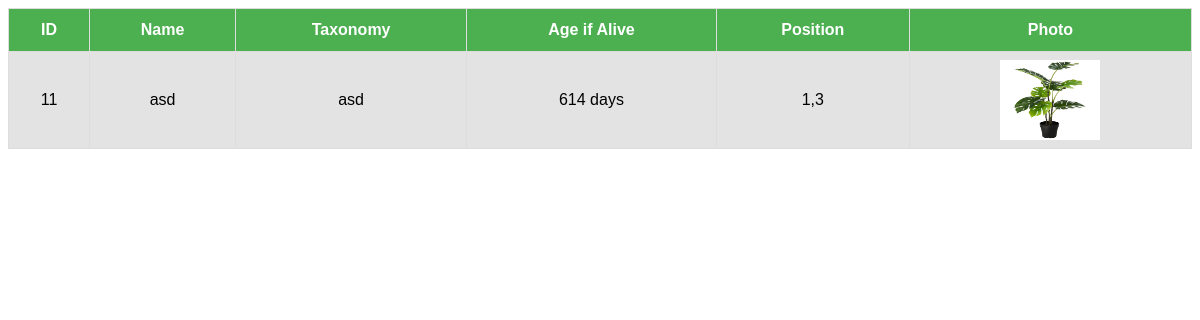
Page /DeadPlants.php on the committed database.
### tables this page shows
CREATE TABLE `plants` (
  `ID` int(10) NOT NULL,
  `Name` varchar(50) NOT NULL,
  `DOB` date DEFAULT NULL,
  `CurrentAge` varchar(20) NOT NULL,
  `MaxAge` varchar(20) NOT NULL,
  `WaterAmount` varchar(20) NOT NULL,
  `WaterFrequency` varchar(20) NOT NULL,
  `NutritionAmount` varchar(20) NOT NULL,
  `NutritionFrequency` varchar(20) NOT NULL,
  `Photo` varchar(50) NOT NULL,
  `Taxonomy` varchar(20) NOT NULL,
  `Row` varchar(20) NOT NULL,
  `Col` varchar(20) NOT NULL,
  `SubgroupID` int(10) NOT NULL,
  `MaingroupID` int(10) NOT NULL,
  `Flag` int(10) NOT NULL DEFAULT 1,
  `NextWater` date DEFAULT NULL,
  `NextNutrition` date DEFAULT NULL
);

### DeadPlants.php (the view, shortened to what this page needs)
<?php
$servername = "localhost";
$username = "root";
$password = "";
$dbname = "medicinal_plants";
$conn = new mysqli($servername, $username, $password, $dbname);
    $Date = date("Y-m-d",strtotime('+330 minutes'));
$sql = "SELECT * from plants where Flag=0;";
$result = $conn->query($sql);
?>
<table id="report1">
	<tr>
    <th>ID</th>
    <th>Name</th>
	<th>Taxonomy</th>
	<th>Age if Alive</th>
    <th>Position</th>
    <th>Photo</th>
	</tr>
	<?php
if ($result->num_rows > 0)
{
	while($row = $result->fetch_assoc())
{
?>
    <tr>
	<td><?php echo $row["ID"]?></td>
	<td><?php echo $row["Name"]?></td>
    <td><?php echo $row["Taxonomy"]?></td>
    <td><?php
    $date1=date_create($Date);
    $date2=date_create($row["DOB"]);
    $diff=date_diff($date1,$date2);
    echo $diff->format("%a days")
    ?></td>
    <td><?php echo $row["Row"].",".$row["Col"]?></td>
    <td><img src="./assets/img/<?php echo $row["Photo"]?>" width=100 height=80></td>
	</tr>
<?php
}
}
else echo "<tr><td>No Results</td></tr>";
	?>
	</table>

### DeadPlants.php (style rules this page uses)
* { box-sizing: border-box; }
#report1 { font-family: "Trebuchet MS", Arial, Helvetica, sans-serif; border-collapse: collapse; color:black; background-color:#e3e3e3; opacity:1; text-align: center; width: 100%; }
#report1 td, #report1 th { border: 1px solid #ddd; padding: 8px; }
#report1 th { padding-top: 12px; padding-bottom: 12px; text-align: center; background-color: #4CAF50; color: white; }

### rows in the picture
plants: ID "11", Name "asd", Taxonomy "asd", DOB "614 days", Row "1", Col "3", Photo (picture)
